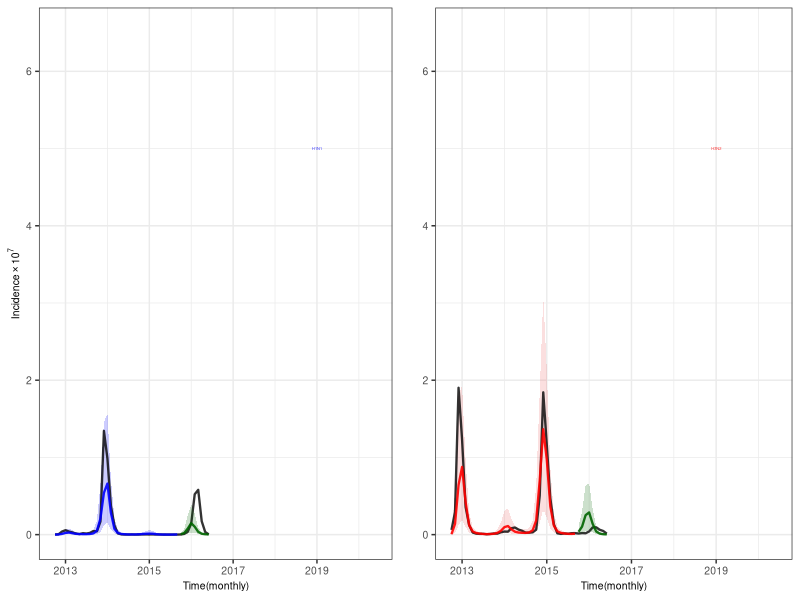
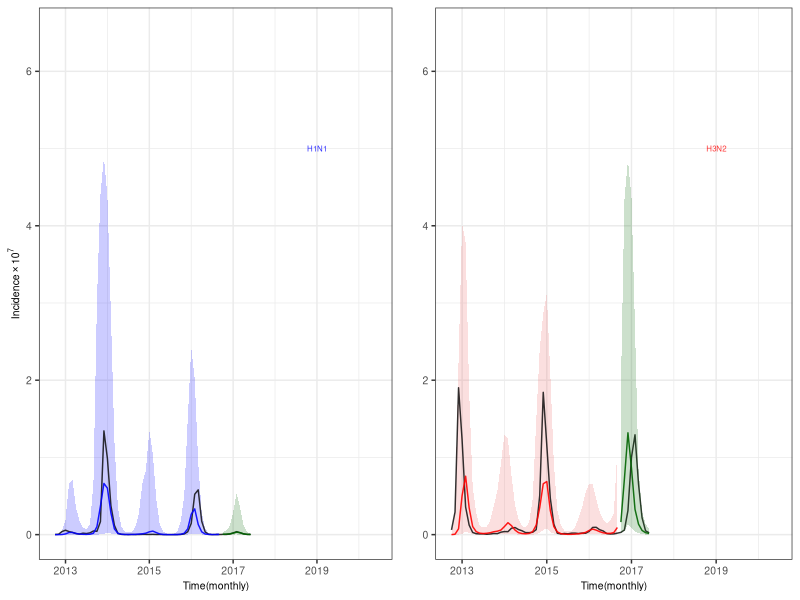
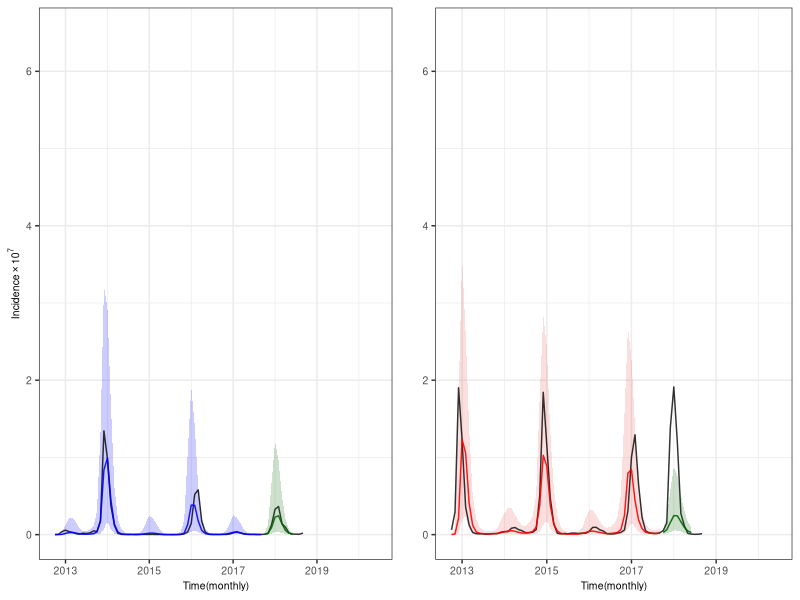
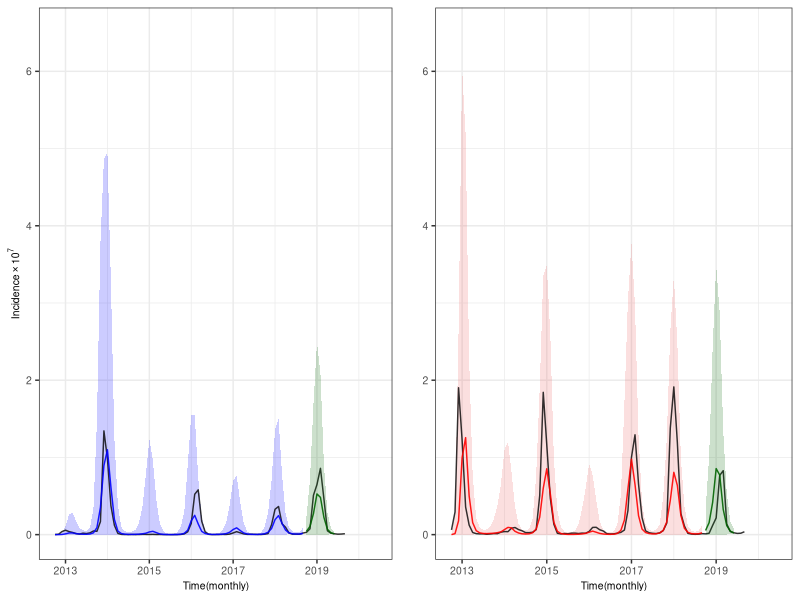
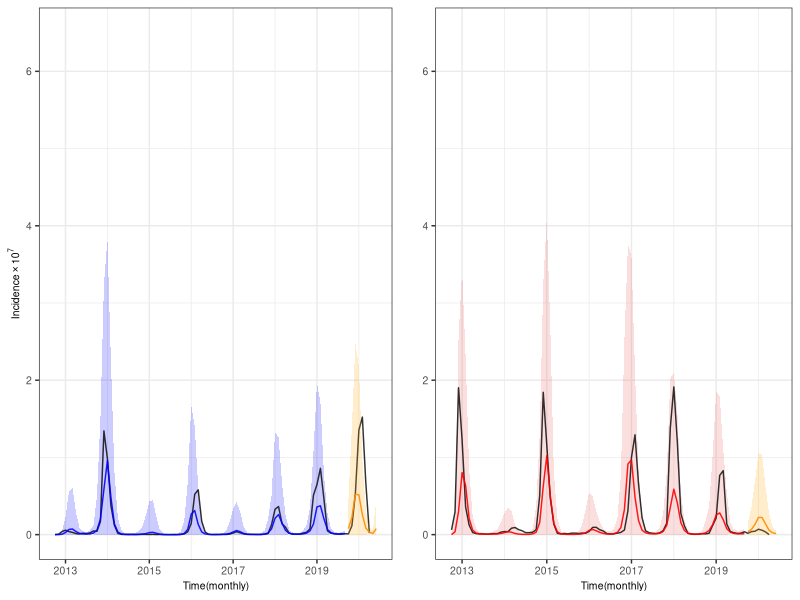
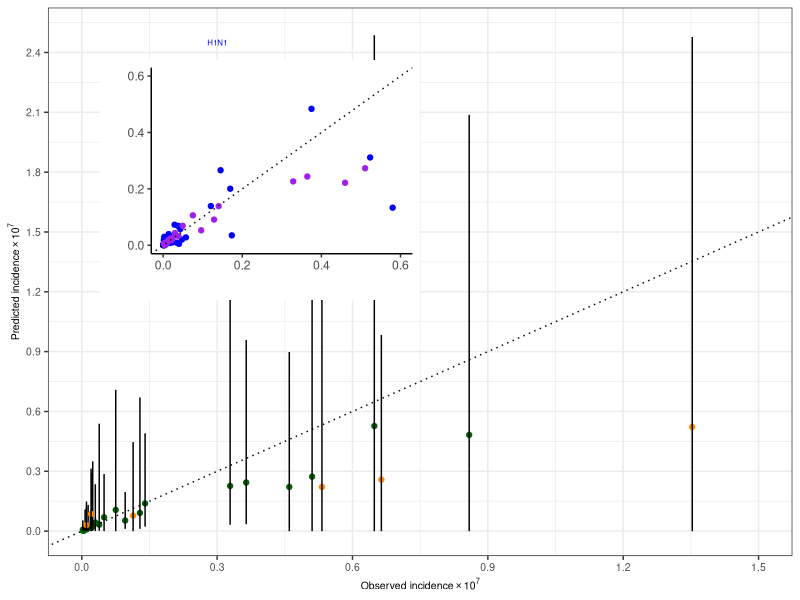
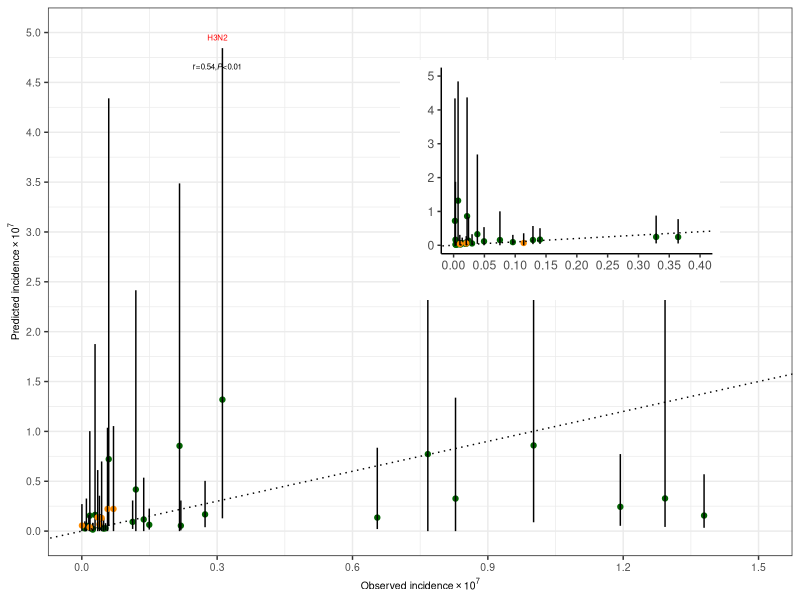
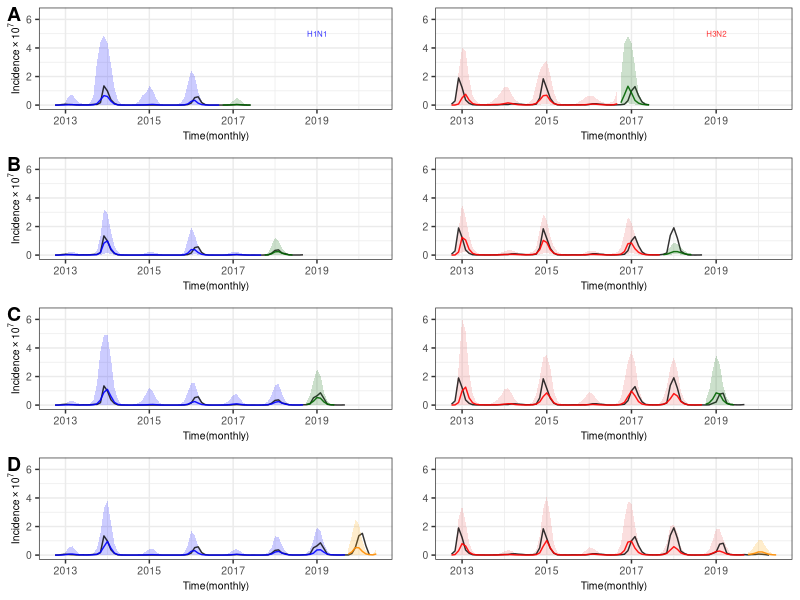

These figures' R source, in order:
library(ggplot2)
library(gridExtra)
library(cowplot)
library(grid)

##obs Vs pre--------------------------------------------------------------------------------------------------
cv2016 <- read.csv('CrossValidation 2016.csv')
cv2017 <- read.csv('CrossValidation 2017.csv')
cv2018 <- read.csv('CrossValidation 2018.csv')
cv2019 <- read.csv('CrossValidation 2019.csv')
cv2020 <- read.csv('CrossValidation 2020.csv')

##cv2016----------------------------------------------------------------------------------
cv2016H1N <- ggplot(cv2016,aes(x = month))+
  geom_ribbon(aes(y = sim.history.H1N.mean,
                  ymin = sim.history.H1N.lower,
                  ymax = sim.history.H1N.upper),alpha = 0.2,fill = "#0000FF") + 
  geom_line(aes(y = H1N/1e+07),size = 0.8,color = "black",alpha =0.8) +
  geom_line(aes(y = sim.history.H1N.mean),color = "blue",size = 0.8,alpha =0.9) +
  geom_ribbon(alpha = 0.2,map=aes(y = Pre.2016.H1N.mean,
                                  ymin = Pre.2016.H1N.lower,
                                  ymax = Pre.2016.H1N.upper),fill="DarkGreen") + 
  geom_line(aes(y = Pre.2016.H1N.mean),color = "DarkGreen",size = 0.8,alpha =0.9) +
  ylab(expression(paste('Incidence'%*%10^7))) + xlab('Time(monthly)') +
  scale_x_continuous(breaks = seq(2013,2020,2)) +
  scale_y_continuous(limits = c(0,6.5))+
  annotate('text', x=2019, y=5, label='H1N1', color='blue', alpha=0.8, size=1) +
  theme_bw() +
  theme(axis.title.x = element_text(size = 7.5), axis.title.y = element_text(size = 7.5)) +
  theme(axis.text.x = element_text(size = 7.5), axis.text.y = element_text(size = 7.5))


cv2016H3N <- ggplot(cv2016,aes(x = month))+
  geom_ribbon(aes(y = sim.history.H3N.mean,
                  ymin = sim.history.H3N.lower,
                  ymax = sim.history.H3N.upper),alpha = 0.2,fill = "#EE6363") + 
  geom_line(aes(y = H3N/1e+07),size = 0.8,color = "black",alpha =0.8) +
  geom_line(aes(y = sim.history.H3N.mean),color = "red",size = 0.8,alpha =0.9) +
  geom_ribbon(alpha = 0.2,map=aes(y = Pre.2016.H3N.mean,
                                  ymin = Pre.2016.H3N.lower,
                                  ymax = Pre.2016.H3N.upper),fill="DarkGreen") + 
  geom_line(aes(y = Pre.2016.H3N.mean),color = "DarkGreen",size = 0.8,alpha =0.9) +
  ylab('') + xlab('Time(monthly)') +
  scale_x_continuous(breaks = seq(2013,2020,2)) +
  scale_y_continuous(limits = c(0,6.5))+
  annotate('text', x=2019, y=5, label='H3N2', color='red', alpha=0.8, size=1) +
  theme_bw() +
  theme(axis.title.x = element_text(size = 7.5), axis.title.y = element_text(size = 7.5)) +
  theme(axis.text.x = element_text(size = 7.5), axis.text.y = element_text(size = 7.5))

g2016 <- grid.arrange(cv2016H1N, cv2016H3N, nrow=1)


##cv2017----------------------------------------------------------------------------------
cv2017H1N <- ggplot(cv2017,aes(x = month))+
  geom_ribbon(aes(y = sim.history.H1N.mean,
                  ymin = sim.history.H1N.lower,
                  ymax = sim.history.H1N.upper),alpha = 0.2,fill = "#0000FF") + 
  geom_line(aes(y = H1N/1e+07),size = 0.5,color = "black",alpha =0.8) +
  geom_line(aes(y = sim.history.H1N.mean),color = "blue",size = 0.5,alpha =0.9) +
  geom_ribbon(alpha = 0.2,map=aes(y = Pre.2017.H1N.mean,
                                  ymin = Pre.2017.H1N.lower,
                                  ymax = Pre.2017.H1N.upper),fill="DarkGreen") + 
  geom_line(aes(y = Pre.2017.H1N.mean),color = "DarkGreen",size = 0.5,alpha =0.9) +
  ylab(expression(paste('Incidence'%*%10^7))) + xlab('Time(monthly)') +
  scale_x_continuous(breaks = seq(2013,2020,2)) +
  scale_y_continuous(limits = c(0,6.5))+
  annotate('text', x=2019, y=5, label='H1N1', color='blue', alpha=0.8, size=2) +
  theme_bw() +
  theme(axis.title.x = element_text(size = 7.5), axis.title.y = element_text(size = 7.5)) +
  theme(axis.text.x = element_text(size = 7.5), axis.text.y = element_text(size = 7.5))


cv2017H3N <- ggplot(cv2017,aes(x = month))+
  geom_ribbon(aes(y = sim.history.H3N.mean,
                  ymin = sim.history.H3N.lower,
                  ymax = sim.history.H3N.upper),alpha = 0.2,fill = "#EE6363") + 
  geom_line(aes(y = H3N/1e+07),size = 0.5,color = "black",alpha =0.8) +
  geom_line(aes(y = sim.history.H3N.mean),color = "red",size = 0.5,alpha =0.9) +
  geom_ribbon(alpha = 0.2,map=aes(y = Pre.2017.H3N.mean,
                                  ymin = Pre.2017.H3N.lower,
                                  ymax = Pre.2017.H3N.upper),fill="DarkGreen") + 
  geom_line(aes(y = Pre.2017.H3N.mean),color = "DarkGreen",size = 0.5,alpha =0.9) +
  ylab('') + xlab('Time(monthly)') +
  scale_x_continuous(breaks = seq(2013,2020,2)) +
  scale_y_continuous(limits = c(0,6.5))+
  annotate('text', x=2019, y=5, label='H3N2', color='red', alpha=0.8, size=2) +
  theme_bw() +
  theme(axis.title.x = element_text(size = 7.5), axis.title.y = element_text(size = 7.5)) +
  theme(axis.text.x = element_text(size = 7.5), axis.text.y = element_text(size = 7.5))

g2017 <- grid.arrange(cv2017H1N, cv2017H3N, nrow=1)

##cv2018----------------------------------------------------------------------------------
cv2018H1N <- ggplot(cv2018,aes(x = month))+
  geom_ribbon(aes(y = sim.history.H1N.mean,
                  ymin = sim.history.H1N.lower,
                  ymax = sim.history.H1N.upper),alpha = 0.2,fill = "#0000FF") + 
  geom_line(aes(y = H1N/1e+07),size = 0.5,color = "black",alpha =0.8) +
  geom_line(aes(y = sim.history.H1N.mean),color = "blue",size = 0.5,alpha =0.9) +
  geom_ribbon(alpha = 0.2,map=aes(y = Pre.2018.H1N.mean,
                                  ymin = Pre.2018.H1N.lower,
                                  ymax = Pre.2018.H1N.upper),fill="DarkGreen") + 
  geom_line(aes(y = Pre.2018.H1N.mean),color = "DarkGreen",size = 0.5,alpha =0.9) +
  ylab(expression(paste('Incidence'%*%10^7))) + xlab('Time(monthly)') +
  scale_x_continuous(breaks = seq(2013,2020,2)) +
  scale_y_continuous(limits = c(0,6.5))+
  theme_bw() +
  theme(axis.title.x = element_text(size = 7.5), axis.title.y = element_text(size = 7.5)) +
  theme(axis.text.x = element_text(size = 7.5), axis.text.y = element_text(size = 7.5))


cv2018H3N <- ggplot(cv2018,aes(x = month))+
  geom_ribbon(aes(y = sim.history.H3N.mean,
                  ymin = sim.history.H3N.lower,
                  ymax = sim.history.H3N.upper),alpha = 0.2,fill = "#EE6363") + 
  geom_line(aes(y = H3N/1e+07),size = 0.5,color = "black",alpha =0.8) +
  geom_line(aes(y = sim.history.H3N.mean),color = "red",size = 0.5,alpha =0.9) +
  geom_ribbon(alpha = 0.2,map=aes(y = Pre.2018.H3N.mean,
                                  ymin = Pre.2018.H3N.lower,
                                  ymax = Pre.2018.H3N.upper),fill="DarkGreen") + 
  geom_line(aes(y = Pre.2018.H3N.mean),color = "DarkGreen",size = 0.5,alpha =0.9) +
  ylab('') + xlab('Time(monthly)') +
  scale_x_continuous(breaks = seq(2013,2020,2)) +
  scale_y_continuous(limits = c(0,6.5))+
  theme_bw() +
  theme(axis.title.x = element_text(size = 7.5), axis.title.y = element_text(size = 7.5)) +
  theme(axis.text.x = element_text(size = 7.5), axis.text.y = element_text(size = 7.5))

g2018 <- grid.arrange(cv2018H1N, cv2018H3N, nrow=1)
##cv2019--------------------------------------------------------------------------------------------
cv2019H1N <- ggplot(cv2019,aes(x = month))+
  geom_ribbon(aes(y = sim.history.H1N.mean,
                  ymin = sim.history.H1N.lower,
                  ymax = sim.history.H1N.upper),alpha = 0.2,fill = "#0000FF") + 
  geom_line(aes(y = H1N/1e+07),size = 0.5,color = "black",alpha =0.8) +
  geom_line(aes(y = sim.history.H1N.mean),color = "blue",size = 0.5,alpha =0.9) +
  geom_ribbon(alpha = 0.2,map=aes(y = Pre.2019.H1N.mean,
                                  ymin = Pre.2019.H1N.lower,
                                  ymax = Pre.2019.H1N.upper),fill="DarkGreen") + 
  geom_line(aes(y = Pre.2019.H1N.mean),color = "DarkGreen",size = 0.5,alpha =0.9) +
  ylab(expression(paste('Incidence'%*%10^7))) + xlab('Time(monthly)') +
  scale_x_continuous(breaks = seq(2013,2020,2)) +
  scale_y_continuous(limits = c(0,6.5))+
  theme_bw() +
  theme(axis.title.x = element_text(size = 7.5), axis.title.y = element_text(size = 7.5)) +
  theme(axis.text.x = element_text(size = 7.5), axis.text.y = element_text(size = 7.5))

cv2019H3N <- ggplot(cv2019,aes(x = month))+
  geom_ribbon(aes(y = sim.history.H3N.mean,
                  ymin = sim.history.H3N.lower,
                  ymax = sim.history.H3N.upper),alpha = 0.2,fill = "#EE6363") + 
  geom_line(aes(y = H3N/1e+07),size = 0.5,color = "black",alpha =0.8) +
  geom_line(aes(y = sim.history.H3N.mean),color = "red",size = 0.5,alpha =0.9) +
  geom_ribbon(alpha = 0.2,map=aes(y = Pre.2019.H3N.mean,
                                  ymin = Pre.2019.H3N.lower,
                                  ymax = Pre.2019.H3N.upper),fill="DarkGreen") + 
  geom_line(aes(y = Pre.2019.H3N.mean),color = "DarkGreen",size = 0.5,alpha =0.9) +
  ylab('') + xlab('Time(monthly)') +
  scale_x_continuous(breaks = seq(2013,2020,2)) +
  scale_y_continuous(limits = c(0,6.5))+
  theme_bw() +
  theme(axis.title.x = element_text(size = 7.5), axis.title.y = element_text(size = 7.5)) +
  theme(axis.text.x = element_text(size = 7.5), axis.text.y = element_text(size = 7.5))

g2019 <- grid.arrange(cv2019H1N, cv2019H3N, nrow=1)

##cv2020----------------------------------------------------------------------------------------
cv2020H1N <- ggplot(cv2020,aes(x = month))+
  geom_ribbon(aes(y = sim.history.H1N.mean,
                  ymin = sim.history.H1N.lower,
                  ymax = sim.history.H1N.upper),alpha = 0.2,fill = "#0000FF") + 
  geom_line(aes(y = H1N/1e+07),size = 0.5,color = "black",alpha =0.8) +
  geom_line(aes(y = sim.history.H1N.mean),color = "blue",size = 0.5,alpha =0.9) +
  geom_ribbon(alpha = 0.2,map=aes(y = Pre.2020.H1N.mean,
                                  ymin = Pre.2020.H1N.lower,
                                  ymax = Pre.2020.H1N.upper),fill="orange") + 
  geom_line(aes(y = Pre.2020.H1N.mean),color = "DarkOrange",size = 0.5,alpha =0.9) +
  ylab(expression(paste('Incidence'%*%10^7))) + xlab('Time(monthly)') +
  scale_x_continuous(breaks = seq(2013,2020,2)) +
  scale_y_continuous(limits = c(0,6.5))+
  theme_bw() +
  theme(axis.title.x = element_text(size = 7.5), axis.title.y = element_text(size = 7.5)) +
  theme(axis.text.x = element_text(size = 7.5), axis.text.y = element_text(size = 7.5))

cv2020H3N <- ggplot(cv2020,aes(x = month))+
  geom_ribbon(aes(y = sim.history.H3N.mean,
                  ymin = sim.history.H3N.lower,
                  ymax = sim.history.H3N.upper),alpha = 0.2,fill = "#EE6363") + 
  geom_line(aes(y = H3N/1e+07),size = 0.5,color = "black",alpha =0.8) +
  geom_line(aes(y = sim.history.H3N.mean),color = "red",size = 0.5,alpha =0.9) +
  geom_ribbon(alpha = 0.2,map=aes(y = Pre.2020.H3N.mean,
                                  ymin = Pre.2020.H3N.lower,
                                  ymax = Pre.2020.H3N.upper),fill="orange") + 
  geom_line(aes(y = Pre.2020.H3N.mean),color = "DarkOrange",size = 0.5,alpha =0.9) +
  ylab('') + xlab('Time(monthly)') +
  scale_x_continuous(breaks = seq(2013,2020,2)) +
  scale_y_continuous(limits = c(0,6.5))+
  theme_bw() +
  theme(axis.title.x = element_text(size = 7.5), axis.title.y = element_text(size = 7.5)) +
  theme(axis.text.x = element_text(size = 7.5), axis.text.y = element_text(size = 7.5))

g2020 <- grid.arrange(cv2020H1N, cv2020H3N, nrow=1)

library(ggpubr)
tiff('CV.tiff', height = 2000, width = 1500, res = 250)
ggarrange(g2017, g2018, g2019, g2020, nrow=4, labels = c('A','B','C','D'))
dev.off()
g.CV <- ggarrange(g2017, g2018, g2019, g2020, nrow=4, ncol=1)

##corr obs and pre-------------------------------------------------------------------------------------------
dat <- read.csv('CrossValidation 2017 2018 2019 2020.csv')

cor.dat <- read.csv('CrossValidation 2017 2018 2019 2020 corr.csv')
cor.dat <- cor.dat[which(cor.dat$H1N != 'NA'),]
cor.dat <- cor.dat[which(cor.dat$sim.H1N.mean != 'NA'),]
cor.dat <- cor.dat[which(cor.dat$sim.H1N.mean != 0),]

cor.H1N <- cor(cor.dat$H1N/(1e+07),cor.dat$sim.H1N.mean)
cor.H3N <- cor(cor.dat$H3N/(1e+07),cor.dat$sim.H3N.mean)
cor.test(cor.dat$H1N/(1e+07),cor.dat$sim.H1N.mean)
cor.test(cor.dat$H3N/(1e+07),cor.dat$sim.H3N.mean)

#label1 <- sprintf('r=%.2f, P<0.01', cor.H1N)
label1 <- expression(paste('r=0.85,',italic('P'), '<0.01'))

cv.H1N <- ggplot(dat, aes(x=H1N/(1e+07))) + 
  #geom_point(aes(y=sim.history.H1N.mean),color='blue') +
  geom_point(aes(y=Pre.H1N.mean),color='DarkGreen') +
  geom_errorbar(aes(ymin=Pre.H1N.lower, ymax=Pre.H1N.upper)) +
  geom_point(aes(y=Pre.H1N.mean19_20),color='DarkOrange') +
  geom_errorbar(aes(ymin=Pre.H1N.lower19_20, ymax=Pre.H1N.upper19_20)) +
  geom_abline(intercept=0,slope=1,linetype="dotted")+
  scale_x_continuous(limits=c(0, 1.5),breaks=seq(0, 1.5, 0.3))+
  scale_y_continuous(limits=c(0, 2.5),breaks=seq(0, 2.5, 0.3))+
  labs(x=expression(paste('Observed incidence'%*%10^7)),
       y=expression(paste('Predicted incidence'%*%10^7)))+
  annotate("text", x = 0.3, y = 2.3, label = label1, size=2)+
  annotate("text", x = 0.3, y = 2.45, label = 'H1N1', color='blue', size=2)+
  theme_bw() +
  theme(axis.title.x = element_text(size = 7.5), axis.title.y = element_text(size = 7.5)) +
  theme(axis.text.x = element_text(size = 7.5), axis.text.y = element_text(size = 7.5))

dat.tem.H1N <- dat[which(dat$H1N/(1e+07)<=0.6),]
cv.H1N.vp <- ggplot(dat.tem.H1N, aes(x=H1N/(1e+07))) + 
  geom_point(aes(y=sim.history.H1N.mean),color='blue') +
  geom_point(aes(y=Pre.H1N.mean),color='purple') +
  geom_abline(intercept=0,slope=1,linetype="dotted")+
  scale_x_continuous(limits=c(0, 0.6),breaks=seq(0, 0.6, 0.2))+
  scale_y_continuous(limits=c(0, 0.6),breaks=seq(0, 0.6, 0.2))+
  ylab('') + xlab('') +
  theme_bw()+
  theme(panel.border = element_blank(), panel.grid.major = element_blank(),
        panel.grid.minor = element_blank(), axis.line = element_line(colour = "black"))

vp <- viewport(width = 0.4, height = 0.4, x = 0.125,y = 0.9,just=c("left","top"))
print(cv.H1N)
print(cv.H1N.vp,vp=vp)

#label2 <- sprintf('r=%.2f, P<0.01', cor.H3N)
label2 <- expression(paste('r=0.54,',italic('P'), '<0.01'))

cv.H3N <- ggplot(dat, aes(x=H3N/(1e+07))) + 
  #geom_point(aes(y=sim.history.H3N.mean),color='red') +
  geom_point(aes(y=Pre.H3N.mean),color='DarkGreen') +
  geom_errorbar(aes(ymin=Pre.H3N.lower, ymax=Pre.H3N.upper)) +
  geom_point(aes(y=Pre.H3N.mean19_20),color='DarkOrange') +
  geom_errorbar(aes(ymin=Pre.H3N.lower19_20, ymax=Pre.H3N.upper19_20)) +
  geom_abline(intercept=0,slope=1,linetype="dotted")+
  scale_x_continuous(limits=c(0, 1.5),breaks=seq(0, 1.5, 0.3))+
  scale_y_continuous(limits=c(0, 5),breaks=seq(0, 5, 0.5))+
  labs(x=expression(paste('Observed incidence'%*%10^7)),
       y=expression(paste('Predicted incidence'%*%10^7)))+
  annotate("text", x = 0.3, y = 4.65, label = label2, size=2)+
  annotate("text", x = 0.3, y = 4.95, label = 'H3N2', color='red', size=2)+
  theme_bw() +
  theme(axis.title.x = element_text(size = 7.5), axis.title.y = element_text(size = 7.5)) +
  theme(axis.text.x = element_text(size = 7.5), axis.text.y = element_text(size = 7.5))

dat.tem.H3N <- dat[which(dat$H3N/(1e+07)<=5),]
cv.H3N.vp <- ggplot(dat.tem.H3N, aes(x=H1N/(1e+07))) + 
  #geom_point(aes(y=sim.history.H3N.mean),color='red') +
  geom_point(aes(y=Pre.H3N.mean),color='DarkGreen') +
  geom_errorbar(aes(ymin=Pre.H3N.lower, ymax=Pre.H3N.upper)) +
  geom_point(aes(y=Pre.H3N.mean19_20),color='DarkOrange') +
  geom_errorbar(aes(ymin=Pre.H3N.lower19_20, ymax=Pre.H3N.upper19_20)) +
  geom_abline(intercept=0,slope=1,linetype="dotted")+
  scale_x_continuous(limits=c(0, 0.4),breaks=seq(0, 0.4, 0.05))+
  scale_y_continuous(limits=c(0, 5),breaks=seq(0, 5, 1))+
  ylab('') + xlab('') +
  theme_bw()+
  theme(panel.border = element_blank(), panel.grid.major = element_blank(),
        panel.grid.minor = element_blank(), axis.line = element_line(colour = "black"))

vp <- viewport(width = 0.4, height = 0.4, x = 0.9,y = 0.9,just=c("right","top"))
print(cv.H3N)
print(cv.H3N.vp,vp=vp)

tiff('CV corr.tiff', height = 1000, width = 2000, res = 250)
ggarrange(cv.H1N, cv.H3N, nrow=1, labels=c('A','B'))
dev.off()

g.CV.cor <- ggarrange(cv.H1N, cv.H3N, nrow=2)

tiff('Fig5.tiff', width = 2200, height = 2000, res = 350, units = 'px',pointsize = 12, compression = 'jpeg')
ggdraw() +
  draw_plot(g.CV, 0, 0, width = 3/5, height = 1) +
  draw_plot(g.CV.cor, 3/5, 0, width = 2/5, height = 1) +
  draw_plot_label(label = c('A','B'), x=c(0,3/5), y=c(1,1),size = 10)
dev.off()
